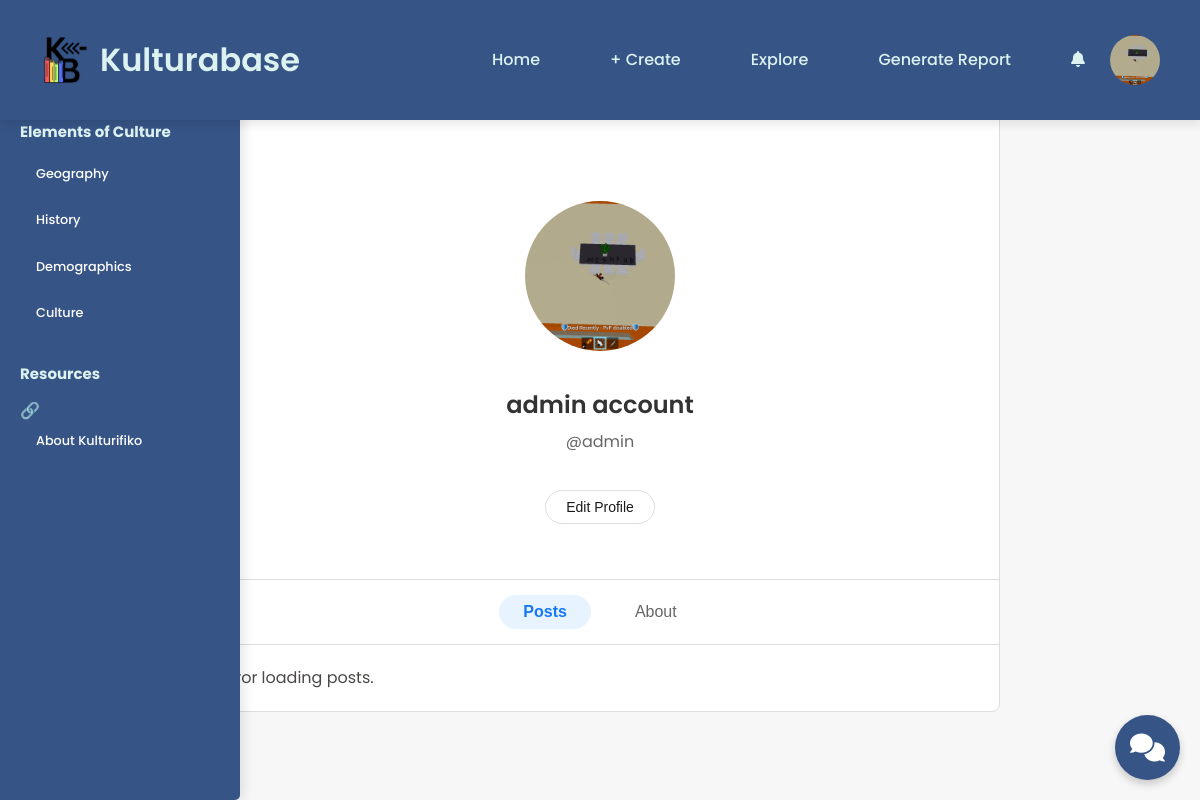
Screenshot of /user/profile.php (signed in) with the database file from the repository.
### tables this page shows
CREATE TABLE `users` (
  `id` int(11) NOT NULL,
  `email` varchar(255) NOT NULL,
  `username` varchar(255) NOT NULL,
  `password` varchar(255) NOT NULL,
  `full_name` varchar(255) NOT NULL,
  `about` text DEFAULT NULL,
  `location` varchar(255) DEFAULT NULL,
  `birthday` date DEFAULT NULL,
  `website` varchar(255) DEFAULT NULL,
  `skills` text DEFAULT NULL,
  `profile_picture` varchar(255) DEFAULT 'user/assets/hero/v07_20@Shanks.png',
  `isAdmin` tinyint(1) NOT NULL DEFAULT 0
);

### user/profile.php (the view, shortened to what this page needs)
<?php
require 'db_conn.php';
$user_id = $_SESSION['user_id'];
$query = "SELECT full_name, profile_picture, username, about, location, birthday, website, skills FROM users WHERE id = '$user_id'";
$result = $conn->query($query);
if ($result->num_rows > 0) {
    $user = $result->fetch_assoc();
    $full_name = htmlspecialchars($user['full_name']);
    $username = htmlspecialchars($user['username']);
    $profile_picture = htmlspecialchars($user['profile_picture']);
} else {
    echo "<script>
            alert('User not found.');
            window.location.href = 'login.php';
          </script>";
    exit();
}
?>
<!DOCTYPE html>
<html lang="en">
<head>
    <body>
    <?php
    if (isset($_SESSION['isAdmin']) && $_SESSION['isAdmin'] == 1) {
        include 'components/layout/admin/navbar.php';
    } else {
        include 'components/layout/guest/navbar.php';
    }
    ?>
<div class="profile-page">
    <div class="profile-header" style="margin-top: 100px;">
        <div class="profile-picture">
            <div class="profile-img">
                <img src="<?php echo $profile_picture; ?>" alt="Profile Picture" id="profile-img" class="profile-img-preview">
            </div>
        </div>
        <div class="user-info">
            <h2><?php echo $full_name; ?></h2>
            <p class="username">@<?php echo $username; ?></p>
            <a href="edit-profile.php" class="edit-profile-link">
                <button class="edit-profile-btn">Edit Profile</button>
            </a>
        </div>
    </div>
    <div class="profile-nav">
      <button id="posts-tab" class="active-tab">Posts</button>
      <button id="about-tab">About</button>
    </div>
    <div class="content-sections">
      <div id="posts-section" class="content-section active-section">
        <div id="posts-container">
        </div>
      </div>
</div>
    </div>
<?php include 'components/layout/guest/sidebar.php'; ?>
<?php include 'components/widgets/chat.php'; ?>
</body>
</head>
</html>

### user/components/layout/admin/navbar.php (shortened to what this page needs)
<div class="navbar">
        <div style="display: flex; align-items: center;">
            <img src="assets/logo/logo.png" alt="Kulturifiko Logo">
            <h1>Kulturabase</h1>
        </div>
        <div class="nav-links">
            <a href="home.php" <?php echo basename($_SERVER['PHP_SELF']) == 'home.php' ? 'class="active"' : ''; ?>>Home</a>
            <a href="create-post.php" <?php echo basename($_SERVER['PHP_SELF']) == 'create-post.php' ? 'class="active"' : ''; ?>>+ Create</a>
            <a href="explore.php" <?php echo basename($_SERVER['PHP_SELF']) == 'explore.php' ? 'class="active"' : ''; ?>>Explore</a>
            <a href="generate_report.php" <?php echo basename($_SERVER['PHP_SELF']) == 'generate_report.php' ? 'class="active"' : ''; ?>>Generate Report</a>
            <div class="notification-dropdown">
                <div class="notification-icon" onclick="toggleNotificationDropdown()">
                    <i class="fas fa-bell"></i>
                </div>
            </div>
            <div class="user-dropdown">
                <div class="user-info" onclick="toggleUserDropdown()">
                    <?php
                    $user_id = $_SESSION['user_id'];
                    $query = "SELECT profile_picture, username FROM users WHERE id = ?";
                    $stmt = $conn->prepare($query);
                    $stmt->bind_param("i", $user_id);
                    $stmt->execute();
                    $result = $stmt->get_result();
                    $user = $result->fetch_assoc();
                    if ($user && !empty($user['profile_picture'])) {
                        $avatar_url = $user['profile_picture'];
                    } else {
                        $avatar_url = 'assets/default-avatar.png';
                    }
                    ?>
                    <img src="<?php echo htmlspecialchars($avatar_url); ?>" alt="Profile" class="user-avatar">
                </div>
            </div>
        </div>
    </div>

### user/profile.php (style rules this page uses)
* { margin: 0; padding: 0; box-sizing: border-box; }
body { font-family: 'Poppins', sans-serif; background-color: #f7f7f7; color: #4A4947; line-height: 1.6; padding-top: 80px; }
.profile-page { max-width: 800px; margin: 0 auto; background-color: #fff; border: 1px solid #ddd; border-radius: 8px; overflow: hidden; }
.profile-header { text-align: center; position: relative; padding: 20px; background-color: #fff; max-width: 600px; margin: 100px auto 0; }
.profile-picture { display: flex; justify-content: center; margin-bottom: 20px; }
.profile-img { width: 150px; height: 150px; }
.profile-img-preview { width: 100%; height: 100%; border-radius: 50%; object-fit: cover; }
.user-info { display: flex; flex-direction: column; align-items: center; width: 100%; padding: 15px 0; background: none; border: none; cursor: default; }
.user-info h2 { font-size: 24px; font-weight: 600; color: #333; margin-bottom: 5px; }
.user-info .username { font-size: 16px; color: #666; margin-bottom: 15px; }
.edit-profile-link { text-decoration: none; }
.edit-profile-btn { background-color: transparent; color: #1a1a1a; border: 1px solid #dadde1; padding: 8px 20px; border-radius: 20px; font-size: 14px; font-weight: 500; cursor: pointer; }
.profile-nav { display: flex; justify-content: center; gap: 20px; padding: 15px 0; border-top: 1px solid #ddd; border-bottom: 1px solid #ddd; background-color: #fff; margin-top: 20px; }
.profile-nav button { background: none; border: none; font-size: 16px; font-weight: 500; color: #666; cursor: pointer; padding: 8px 24px; border-radius: 20px; transition: all 0.3s ease; }
.profile-nav button.active-tab { color: #1877f2; background-color: #e7f3ff; font-weight: 600; }
.content-sections { padding: 20px; max-width: 800px; margin: 0 auto; }
.content-section { display: none; opacity: 0; transition: opacity 0.3s ease; }
.content-section.active-section { display: block; opacity: 1; }

### user/components/layout/admin/navbar.php (style rules this page uses)
.navbar { display: flex; justify-content: space-between; align-items: center; background-color: #365486; padding: 20px 40px; position: fixed; width: 100%; top: 0; z-index: 1000; box-shadow: 0 4px 10px rgba(0, 0, 0, 0.1); }
.navbar img { height: 50px; width: 50px; }
.navbar h1 { color: #DCF2F1; font-size: 2rem; font-weight: 600; margin-left: 10px; }
.navbar a { color: #DCF2F1; text-decoration: none; margin: 0 15px; font-size: 1rem; font-weight: 500; padding: 10px 20px; border-radius: 30px; transition: background-color 0.3s ease, color 0.3s ease; }
.nav-links { display: flex; align-items: center; }
.user-dropdown { position: relative; display: inline-block; margin-left: 15px; }
.user-info { display: flex; align-items: center; cursor: pointer; padding: 8px; border-radius: 50px; transition: background-color 0.3s ease; }
.user-avatar { width: 45px; height: 45px; border-radius: 50%; object-fit: cover; margin-right: 0; border: none; padding: 0; display: block; flex-shrink: 0; }
.notification-dropdown { position: relative; display: inline-block; margin-left: 15px; }
.notification-icon { cursor: pointer; padding: 10px; color: #DCF2F1; }

### rows the page displays
users: profile_picture (picture), full_name "admin account", username "admin"
